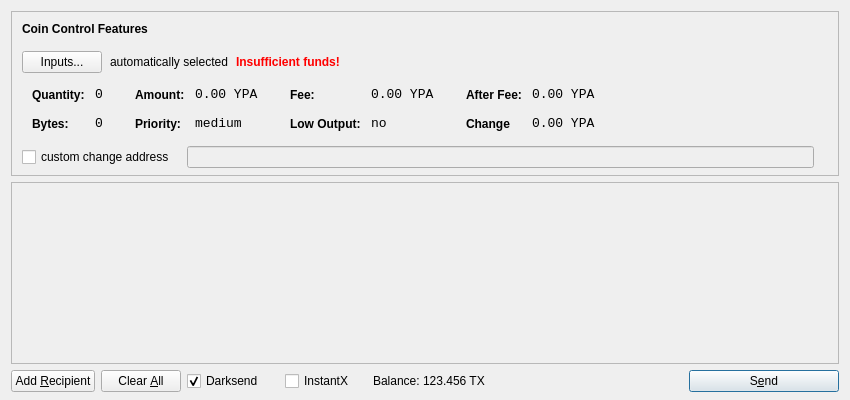
<?xml version="1.0" encoding="UTF-8"?>
<ui version="4.0">
 <class>SendCoinsDialog</class>
 <widget class="QDialog" name="SendCoinsDialog">
  <property name="geometry">
   <rect>
    <x>0</x>
    <y>0</y>
    <width>850</width>
    <height>400</height>
   </rect>
  </property>
  <property name="windowTitle">
   <string>Send Coins</string>
  </property>
  <layout class="QVBoxLayout" name="verticalLayout" stretch="0,1,0">
   <property name="bottomMargin">
    <number>8</number>
   </property>
   <item>
    <widget class="QFrame" name="frameCoinControl">
     <property name="sizePolicy">
      <sizepolicy hsizetype="Expanding" vsizetype="Expanding">
       <horstretch>0</horstretch>
       <verstretch>0</verstretch>
      </sizepolicy>
     </property>
     <property name="maximumSize">
      <size>
       <width>16777215</width>
       <height>16777215</height>
      </size>
     </property>
     <property name="frameShape">
      <enum>QFrame::StyledPanel</enum>
     </property>
     <property name="frameShadow">
      <enum>QFrame::Sunken</enum>
     </property>
     <layout class="QVBoxLayout" name="verticalLayoutCoinControl2">
      <property name="spacing">
       <number>-1</number>
      </property>
      <property name="leftMargin">
       <number>0</number>
      </property>
      <property name="topMargin">
       <number>0</number>
      </property>
      <property name="rightMargin">
       <number>0</number>
      </property>
      <property name="bottomMargin">
       <number>6</number>
      </property>
      <item>
       <layout class="QVBoxLayout" name="verticalLayoutCoinControl" stretch="0,0,0,0,1">
        <property name="spacing">
         <number>0</number>
        </property>
        <property name="leftMargin">
         <number>10</number>
        </property>
        <property name="topMargin">
         <number>10</number>
        </property>
        <item>
         <layout class="QHBoxLayout" name="horizontalLayoutCoinControl1">
          <property name="bottomMargin">
           <number>15</number>
          </property>
          <item>
           <widget class="QLabel" name="labelCoinControlFeatures">
            <property name="sizePolicy">
             <sizepolicy hsizetype="Preferred" vsizetype="Maximum">
              <horstretch>0</horstretch>
              <verstretch>0</verstretch>
             </sizepolicy>
            </property>
            <property name="font">
             <font>
              <weight>75</weight>
              <bold>true</bold>
             </font>
            </property>
            <property name="styleSheet">
             <string notr="true">font-weight:bold;</string>
            </property>
            <property name="text">
             <string>Coin Control Features</string>
            </property>
           </widget>
          </item>
         </layout>
        </item>
        <item>
         <layout class="QHBoxLayout" name="horizontalLayoutCoinControl2" stretch="0,0,0,0">
          <property name="spacing">
           <number>8</number>
          </property>
          <property name="bottomMargin">
           <number>10</number>
          </property>
          <item>
           <widget class="QPushButton" name="pushButtonCoinControl">
            <property name="styleSheet">
             <string notr="true"/>
            </property>
            <property name="text">
             <string>Inputs...</string>
            </property>
           </widget>
          </item>
          <item>
           <widget class="QLabel" name="labelCoinControlAutomaticallySelected">
            <property name="text">
             <string>automatically selected</string>
            </property>
            <property name="margin">
             <number>5</number>
            </property>
           </widget>
          </item>
          <item>
           <widget class="QLabel" name="labelCoinControlInsuffFunds">
            <property name="font">
             <font>
              <weight>75</weight>
              <bold>true</bold>
             </font>
            </property>
            <property name="styleSheet">
             <string notr="true">color:red;font-weight:bold;</string>
            </property>
            <property name="text">
             <string>Insufficient funds!</string>
            </property>
            <property name="margin">
             <number>5</number>
            </property>
           </widget>
          </item>
          <item>
           <spacer name="horizontalSpacerCoinControl">
            <property name="orientation">
             <enum>Qt::Horizontal</enum>
            </property>
            <property name="sizeHint" stdset="0">
             <size>
              <width>40</width>
              <height>1</height>
             </size>
            </property>
           </spacer>
          </item>
         </layout>
        </item>
        <item>
         <widget class="QWidget" name="widgetCoinControl" native="true">
          <property name="sizePolicy">
           <sizepolicy hsizetype="Preferred" vsizetype="Preferred">
            <horstretch>0</horstretch>
            <verstretch>0</verstretch>
           </sizepolicy>
          </property>
          <property name="minimumSize">
           <size>
            <width>0</width>
            <height>0</height>
           </size>
          </property>
          <property name="styleSheet">
           <string notr="true"/>
          </property>
          <layout class="QHBoxLayout" name="horizontalLayoutCoinControl5">
           <property name="margin">
            <number>0</number>
           </property>
           <item>
            <layout class="QHBoxLayout" name="horizontalLayoutCoinControl3" stretch="0,0,0,1">
             <property name="spacing">
              <number>20</number>
             </property>
             <property name="topMargin">
              <number>0</number>
             </property>
             <property name="bottomMargin">
              <number>10</number>
             </property>
             <item>
              <layout class="QFormLayout" name="formLayoutCoinControl1">
               <property name="horizontalSpacing">
                <number>10</number>
               </property>
               <property name="verticalSpacing">
                <number>14</number>
               </property>
               <property name="leftMargin">
                <number>10</number>
               </property>
               <property name="topMargin">
                <number>4</number>
               </property>
               <property name="rightMargin">
                <number>6</number>
               </property>
               <item row="0" column="0">
                <widget class="QLabel" name="labelCoinControlQuantityText">
                 <property name="styleSheet">
                  <string notr="true">font-weight:bold;</string>
                 </property>
                 <property name="text">
                  <string>Quantity:</string>
                 </property>
                 <property name="margin">
                  <number>0</number>
                 </property>
                </widget>
               </item>
               <item row="0" column="1">
                <widget class="QLabel" name="labelCoinControlQuantity">
                 <property name="font">
                  <font>
                   <family>Monospace</family>
                   <pointsize>10</pointsize>
                  </font>
                 </property>
                 <property name="cursor">
                  <cursorShape>IBeamCursor</cursorShape>
                 </property>
                 <property name="contextMenuPolicy">
                  <enum>Qt::ActionsContextMenu</enum>
                 </property>
                 <property name="text">
                  <string>0</string>
                 </property>
                 <property name="margin">
                  <number>0</number>
                 </property>
                 <property name="textInteractionFlags">
                  <set>Qt::LinksAccessibleByMouse|Qt::TextSelectableByKeyboard|Qt::TextSelectableByMouse</set>
                 </property>
                </widget>
               </item>
               <item row="1" column="0">
                <widget class="QLabel" name="labelCoinControlBytesText">
                 <property name="styleSheet">
                  <string notr="true">font-weight:bold;</string>
                 </property>
                 <property name="text">
                  <string>Bytes:</string>
                 </property>
                </widget>
               </item>
               <item row="1" column="1">
                <widget class="QLabel" name="labelCoinControlBytes">
                 <property name="font">
                  <font>
                   <family>Monospace</family>
                   <pointsize>10</pointsize>
                  </font>
                 </property>
                 <property name="cursor">
                  <cursorShape>IBeamCursor</cursorShape>
                 </property>
                 <property name="contextMenuPolicy">
                  <enum>Qt::ActionsContextMenu</enum>
                 </property>
                 <property name="text">
                  <string>0</string>
                 </property>
                 <property name="textInteractionFlags">
                  <set>Qt::LinksAccessibleByMouse|Qt::TextSelectableByKeyboard|Qt::TextSelectableByMouse</set>
                 </property>
                </widget>
               </item>
              </layout>
             </item>
             <item>
              <layout class="QFormLayout" name="formLayoutCoinControl2">
               <property name="horizontalSpacing">
                <number>10</number>
               </property>
               <property name="verticalSpacing">
                <number>14</number>
               </property>
               <property name="leftMargin">
                <number>6</number>
               </property>
               <property name="topMargin">
                <number>4</number>
               </property>
               <property name="rightMargin">
                <number>6</number>
               </property>
               <item row="0" column="0">
                <widget class="QLabel" name="labelCoinControlAmountText">
                 <property name="styleSheet">
                  <string notr="true">font-weight:bold;</string>
                 </property>
                 <property name="text">
                  <string>Amount:</string>
                 </property>
                 <property name="margin">
                  <number>0</number>
                 </property>
                </widget>
               </item>
               <item row="0" column="1">
                <widget class="QLabel" name="labelCoinControlAmount">
                 <property name="font">
                  <font>
                   <family>Monospace</family>
                   <pointsize>10</pointsize>
                  </font>
                 </property>
                 <property name="cursor">
                  <cursorShape>IBeamCursor</cursorShape>
                 </property>
                 <property name="contextMenuPolicy">
                  <enum>Qt::ActionsContextMenu</enum>
                 </property>
                 <property name="text">
                  <string>0.00 YPA</string>
                 </property>
                 <property name="textInteractionFlags">
                  <set>Qt::LinksAccessibleByMouse|Qt::TextSelectableByKeyboard|Qt::TextSelectableByMouse</set>
                 </property>
                </widget>
               </item>
               <item row="1" column="0">
                <widget class="QLabel" name="labelCoinControlPriorityText">
                 <property name="styleSheet">
                  <string notr="true">font-weight:bold;</string>
                 </property>
                 <property name="text">
                  <string>Priority:</string>
                 </property>
                </widget>
               </item>
               <item row="1" column="1">
                <widget class="QLabel" name="labelCoinControlPriority">
                 <property name="font">
                  <font>
                   <family>Monospace</family>
                   <pointsize>10</pointsize>
                  </font>
                 </property>
                 <property name="cursor">
                  <cursorShape>IBeamCursor</cursorShape>
                 </property>
                 <property name="contextMenuPolicy">
                  <enum>Qt::ActionsContextMenu</enum>
                 </property>
                 <property name="text">
                  <string>medium</string>
                 </property>
                 <property name="textInteractionFlags">
                  <set>Qt::LinksAccessibleByMouse|Qt::TextSelectableByKeyboard|Qt::TextSelectableByMouse</set>
                 </property>
                </widget>
               </item>
              </layout>
             </item>
             <item>
              <layout class="QFormLayout" name="formLayoutCoinControl3">
               <property name="horizontalSpacing">
                <number>10</number>
               </property>
               <property name="verticalSpacing">
                <number>14</number>
               </property>
               <property name="leftMargin">
                <number>6</number>
               </property>
               <property name="topMargin">
                <number>4</number>
               </property>
               <property name="rightMargin">
                <number>6</number>
               </property>
               <item row="0" column="0">
                <widget class="QLabel" name="labelCoinControlFeeText">
                 <property name="styleSheet">
                  <string notr="true">font-weight:bold;</string>
                 </property>
                 <property name="text">
                  <string>Fee:</string>
                 </property>
                 <property name="margin">
                  <number>0</number>
                 </property>
                </widget>
               </item>
               <item row="0" column="1">
                <widget class="QLabel" name="labelCoinControlFee">
                 <property name="font">
                  <font>
                   <family>Monospace</family>
                   <pointsize>10</pointsize>
                  </font>
                 </property>
                 <property name="cursor">
                  <cursorShape>IBeamCursor</cursorShape>
                 </property>
                 <property name="contextMenuPolicy">
                  <enum>Qt::ActionsContextMenu</enum>
                 </property>
                 <property name="text">
                  <string>0.00 YPA</string>
                 </property>
                 <property name="textInteractionFlags">
                  <set>Qt::LinksAccessibleByMouse|Qt::TextSelectableByKeyboard|Qt::TextSelectableByMouse</set>
                 </property>
                </widget>
               </item>
               <item row="1" column="0">
                <widget class="QLabel" name="labelCoinControlLowOutputText">
                 <property name="styleSheet">
                  <string notr="true">font-weight:bold;</string>
                 </property>
                 <property name="text">
                  <string>Low Output:</string>
                 </property>
                </widget>
               </item>
               <item row="1" column="1">
                <widget class="QLabel" name="labelCoinControlLowOutput">
                 <property name="font">
                  <font>
                   <family>Monospace</family>
                   <pointsize>10</pointsize>
                  </font>
                 </property>
                 <property name="cursor">
                  <cursorShape>IBeamCursor</cursorShape>
                 </property>
                 <property name="contextMenuPolicy">
                  <enum>Qt::ActionsContextMenu</enum>
                 </property>
                 <property name="text">
                  <string>no</string>
                 </property>
                 <property name="textInteractionFlags">
                  <set>Qt::LinksAccessibleByMouse|Qt::TextSelectableByKeyboard|Qt::TextSelectableByMouse</set>
                 </property>
                </widget>
               </item>
              </layout>
             </item>
             <item>
              <layout class="QFormLayout" name="formLayoutCoinControl4">
               <property name="horizontalSpacing">
                <number>10</number>
               </property>
               <property name="verticalSpacing">
                <number>14</number>
               </property>
               <property name="leftMargin">
                <number>6</number>
               </property>
               <property name="topMargin">
                <number>4</number>
               </property>
               <property name="rightMargin">
                <number>6</number>
               </property>
               <item row="0" column="0">
                <widget class="QLabel" name="labelCoinControlAfterFeeText">
                 <property name="styleSheet">
                  <string notr="true">font-weight:bold;</string>
                 </property>
                 <property name="text">
                  <string>After Fee:</string>
                 </property>
                 <property name="margin">
                  <number>0</number>
                 </property>
                </widget>
               </item>
               <item row="0" column="1">
                <widget class="QLabel" name="labelCoinControlAfterFee">
                 <property name="font">
                  <font>
                   <family>Monospace</family>
                   <pointsize>10</pointsize>
                  </font>
                 </property>
                 <property name="cursor">
                  <cursorShape>IBeamCursor</cursorShape>
                 </property>
                 <property name="contextMenuPolicy">
                  <enum>Qt::ActionsContextMenu</enum>
                 </property>
                 <property name="text">
                  <string>0.00 YPA</string>
                 </property>
                 <property name="textInteractionFlags">
                  <set>Qt::LinksAccessibleByMouse|Qt::TextSelectableByKeyboard|Qt::TextSelectableByMouse</set>
                 </property>
                </widget>
               </item>
               <item row="1" column="0">
                <widget class="QLabel" name="labelCoinControlChangeText">
                 <property name="styleSheet">
                  <string notr="true">font-weight:bold;</string>
                 </property>
                 <property name="text">
                  <string>Change</string>
                 </property>
                </widget>
               </item>
               <item row="1" column="1">
                <widget class="QLabel" name="labelCoinControlChange">
                 <property name="font">
                  <font>
                   <family>Monospace</family>
                   <pointsize>10</pointsize>
                  </font>
                 </property>
                 <property name="cursor">
                  <cursorShape>IBeamCursor</cursorShape>
                 </property>
                 <property name="contextMenuPolicy">
                  <enum>Qt::ActionsContextMenu</enum>
                 </property>
                 <property name="text">
                  <string>0.00 YPA</string>
                 </property>
                 <property name="textInteractionFlags">
                  <set>Qt::LinksAccessibleByMouse|Qt::TextSelectableByKeyboard|Qt::TextSelectableByMouse</set>
                 </property>
                </widget>
               </item>
              </layout>
             </item>
            </layout>
           </item>
          </layout>
         </widget>
        </item>
        <item>
         <layout class="QHBoxLayout" name="horizontalLayoutCoinControl4" stretch="0,0,0">
          <property name="spacing">
           <number>12</number>
          </property>
          <property name="sizeConstraint">
           <enum>QLayout::SetDefaultConstraint</enum>
          </property>
          <property name="topMargin">
           <number>5</number>
          </property>
          <property name="rightMargin">
           <number>5</number>
          </property>
          <item>
           <widget class="QCheckBox" name="checkBoxCoinControlChange">
            <property name="text">
             <string>custom change address</string>
            </property>
           </widget>
          </item>
          <item>
           <widget class="QLineEdit" name="lineEditCoinControlChange">
            <property name="enabled">
             <bool>false</bool>
            </property>
            <property name="sizePolicy">
             <sizepolicy hsizetype="Expanding" vsizetype="Fixed">
              <horstretch>0</horstretch>
              <verstretch>0</verstretch>
             </sizepolicy>
            </property>
           </widget>
          </item>
          <item>
           <widget class="QLabel" name="labelCoinControlChangeLabel">
            <property name="sizePolicy">
             <sizepolicy hsizetype="Preferred" vsizetype="Expanding">
              <horstretch>0</horstretch>
              <verstretch>0</verstretch>
             </sizepolicy>
            </property>
            <property name="minimumSize">
             <size>
              <width>0</width>
              <height>0</height>
             </size>
            </property>
            <property name="text">
             <string/>
            </property>
            <property name="margin">
             <number>3</number>
            </property>
           </widget>
          </item>
         </layout>
        </item>
        <item>
         <spacer name="verticalSpacerCoinControl">
          <property name="orientation">
           <enum>Qt::Vertical</enum>
          </property>
          <property name="sizeHint" stdset="0">
           <size>
            <width>800</width>
            <height>1</height>
           </size>
          </property>
         </spacer>
        </item>
       </layout>
      </item>
     </layout>
    </widget>
   </item>
   <item>
    <widget class="QScrollArea" name="scrollArea">
     <property name="widgetResizable">
      <bool>true</bool>
     </property>
     <widget class="QWidget" name="scrollAreaWidgetContents">
      <property name="geometry">
       <rect>
        <x>0</x>
        <y>0</y>
        <width>830</width>
        <height>165</height>
       </rect>
      </property>
      <layout class="QVBoxLayout" name="verticalLayout_2">
       <property name="margin">
        <number>0</number>
       </property>
       <item>
        <layout class="QVBoxLayout" name="entries">
         <property name="spacing">
          <number>6</number>
         </property>
        </layout>
       </item>
       <item>
        <spacer name="verticalSpacer">
         <property name="orientation">
          <enum>Qt::Vertical</enum>
         </property>
         <property name="sizeHint" stdset="0">
          <size>
           <width>20</width>
           <height>40</height>
          </size>
         </property>
        </spacer>
       </item>
      </layout>
     </widget>
    </widget>
   </item>
   <item>
    <layout class="QHBoxLayout" name="horizontalLayout">
     <item>
      <widget class="QPushButton" name="addButton">
       <property name="toolTip">
        <string>Send to multiple recipients at once</string>
       </property>
       <property name="text">
        <string>Add &amp;Recipient</string>
       </property>
       <property name="autoDefault">
        <bool>false</bool>
       </property>
      </widget>
     </item>
     <item>
      <widget class="QPushButton" name="clearButton">
       <property name="sizePolicy">
        <sizepolicy hsizetype="Minimum" vsizetype="Fixed">
         <horstretch>0</horstretch>
         <verstretch>0</verstretch>
        </sizepolicy>
       </property>
       <property name="toolTip">
        <string>Remove all transaction fields</string>
       </property>
       <property name="text">
        <string>Clear &amp;All</string>
       </property>
       <property name="autoRepeatDelay">
        <number>300</number>
       </property>
       <property name="autoDefault">
        <bool>false</bool>
       </property>
      </widget>
     </item>
     <item>
      <layout class="QHBoxLayout" name="horizontalLayout_2">
       <property name="spacing">
        <number>3</number>
       </property>
        <item>
        <widget class="QCheckBox" name="checkUseDarksend">
         <property name="minimumSize">
          <size>
           <width>95</width>
           <height>0</height>
          </size>
         </property>
         <property name="text">
          <string>Darksend</string>
         </property>
         <property name="checked">
          <bool>true</bool>
         </property>
        </widget>
       </item>
       <item>
        <widget class="QCheckBox" name="checkInstantX">
         <property name="enabled">
          <bool>true</bool>
         </property>
         <property name="minimumSize">
          <size>
           <width>85</width>
           <height>0</height>
          </size>
         </property>
         <property name="text">
          <string>InstantX</string>
         </property>
        </widget>
       </item>
       <item>
        <widget class="QLabel" name="label">
         <property name="sizePolicy">
          <sizepolicy hsizetype="Preferred" vsizetype="Fixed">
           <horstretch>0</horstretch>
           <verstretch>0</verstretch>
          </sizepolicy>
         </property>
         <property name="text">
          <string>Balance:</string>
         </property>
        </widget>
       </item>
       <item>
        <widget class="QLabel" name="labelBalance">
         <property name="sizePolicy">
          <sizepolicy hsizetype="Preferred" vsizetype="Fixed">
           <horstretch>0</horstretch>
           <verstretch>0</verstretch>
          </sizepolicy>
         </property>
         <property name="cursor">
          <cursorShape>IBeamCursor</cursorShape>
         </property>
         <property name="text">
          <string>123.456 TX</string>
         </property>
         <property name="textInteractionFlags">
          <set>Qt::LinksAccessibleByMouse|Qt::TextSelectableByKeyboard|Qt::TextSelectableByMouse</set>
         </property>
        </widget>
       </item>
      </layout>
     </item>
     <item>
      <spacer name="horizontalSpacer">
       <property name="orientation">
        <enum>Qt::Horizontal</enum>
       </property>
       <property name="sizeHint" stdset="0">
        <size>
         <width>40</width>
         <height>20</height>
        </size>
       </property>
      </spacer>
     </item>
     <item>
      <widget class="QPushButton" name="sendButton">
       <property name="minimumSize">
        <size>
         <width>150</width>
         <height>0</height>
        </size>
       </property>
       <property name="toolTip">
        <string>Confirm the send action</string>
       </property>
       <property name="text">
        <string>S&amp;end</string>
       </property>
       <property name="icon">
        <iconset resource="../bitcoin.qrc">
         <normaloff>:/icons/send</normaloff>:/icons/send</iconset>
       </property>
       <property name="default">
        <bool>true</bool>
       </property>
      </widget>
     </item>
    </layout>
   </item>
  </layout>
 </widget>
 <resources>
  <include location="../bitcoin.qrc"/>
 </resources>
 <connections/>
</ui>
